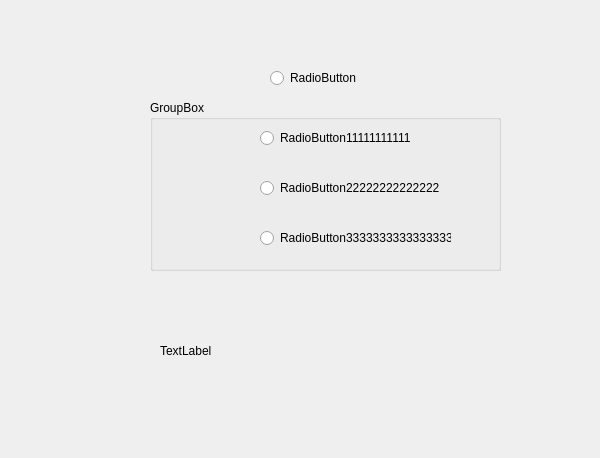
<?xml version="1.0" encoding="UTF-8"?>
<ui version="4.0">
 <class>redioButton</class>
 <widget class="QWidget" name="redioButton">
  <property name="geometry">
   <rect>
    <x>0</x>
    <y>0</y>
    <width>600</width>
    <height>458</height>
   </rect>
  </property>
  <property name="windowTitle">
   <string>redioButton</string>
  </property>
  <widget class="QRadioButton" name="radioButton">
   <property name="geometry">
    <rect>
     <x>270</x>
     <y>70</y>
     <width>89</width>
     <height>16</height>
    </rect>
   </property>
   <property name="text">
    <string>RadioButton</string>
   </property>
  </widget>
  <widget class="QGroupBox" name="groupBox">
   <property name="geometry">
    <rect>
     <x>150</x>
     <y>100</y>
     <width>351</width>
     <height>171</height>
    </rect>
   </property>
   <property name="title">
    <string>GroupBox</string>
   </property>
   <widget class="QRadioButton" name="radioButton_4">
    <property name="geometry">
     <rect>
      <x>110</x>
      <y>130</y>
      <width>191</width>
      <height>16</height>
     </rect>
    </property>
    <property name="text">
     <string>RadioButton33333333333333333</string>
    </property>
   </widget>
   <widget class="QRadioButton" name="radioButton_2">
    <property name="geometry">
     <rect>
      <x>110</x>
      <y>30</y>
      <width>201</width>
      <height>16</height>
     </rect>
    </property>
    <property name="text">
     <string>RadioButton11111111111</string>
    </property>
   </widget>
   <widget class="QRadioButton" name="radioButton_3">
    <property name="geometry">
     <rect>
      <x>110</x>
      <y>80</y>
      <width>191</width>
      <height>16</height>
     </rect>
    </property>
    <property name="text">
     <string>RadioButton22222222222222</string>
    </property>
   </widget>
  </widget>
  <widget class="QLabel" name="label">
   <property name="geometry">
    <rect>
     <x>160</x>
     <y>280</y>
     <width>301</width>
     <height>141</height>
    </rect>
   </property>
   <property name="text">
    <string>TextLabel</string>
   </property>
  </widget>
 </widget>
 <resources/>
 <connections/>
</ui>
